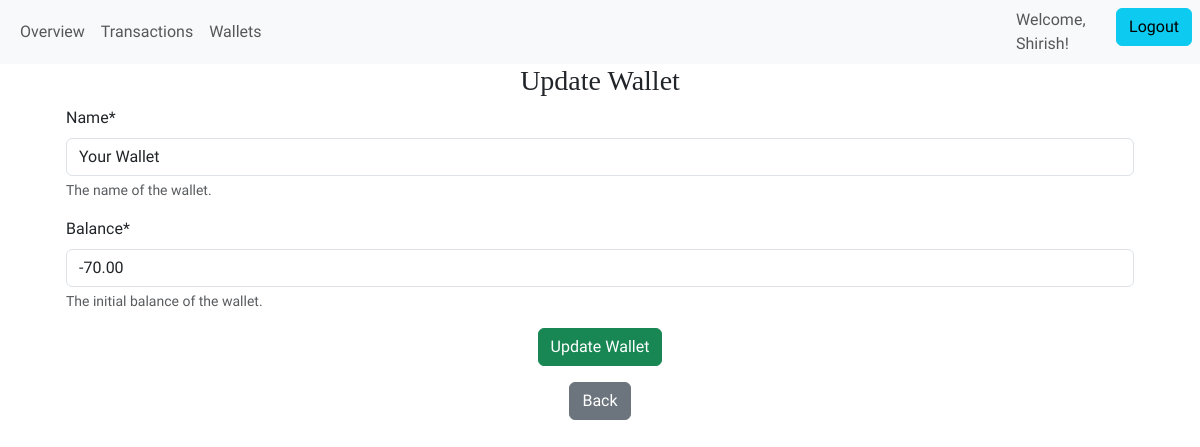
Page /personal/wallets/3/update (signed in) on the earlier database version.
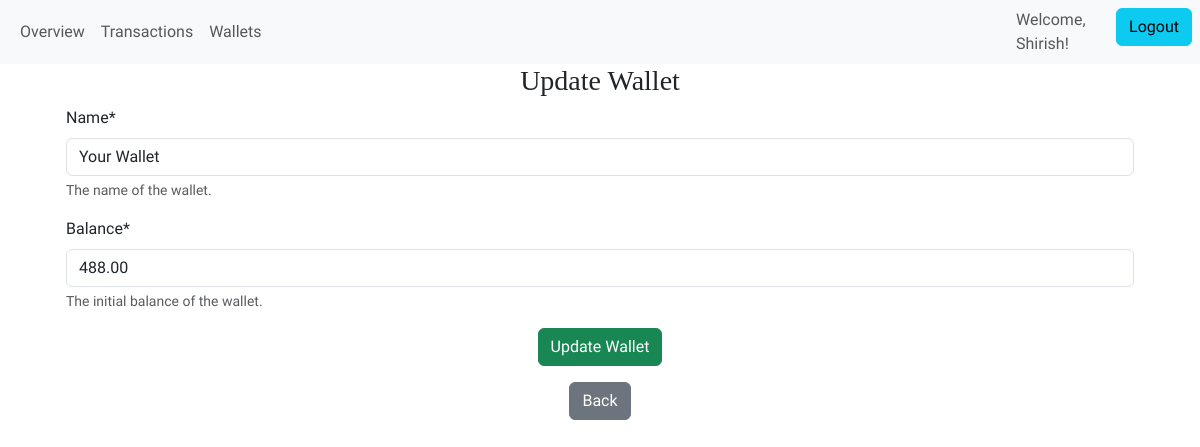
Same page on the later database version.
### expense_tracker/models.py (models this page shows, shortened)
class Wallet(models.Model):
    user = models.ForeignKey(
        User,
        on_delete=models.CASCADE,
        help_text="The user to whom the wallet belongs.",
    )  # Link to the user's account
    name = models.CharField(
        max_length=100,
        default="your bank account",
        help_text="The name of the wallet.",
    )  # Wallet name
    balance = models.DecimalField(
        max_digits=10,
        decimal_places=2,
        default=0.00,
        help_text="The initial balance of the wallet.",
    )  # Initial balance
    class Meta:
        unique_together = [("user", "name")]

### expense_tracker/views.py (the view)
class UpdateWallet(LoginRequiredMixin, UpdateView):
    model = Wallet
    form_class = UpdateWalletForm
    template_name = "expense_tracker/update_wallet.html"
    success_url = reverse_lazy(
        "list_wallet"
    )  # URL to redirect after successful update
    def get_form_kwargs(self):
        kwargs = super(UpdateWallet, self).get_form_kwargs()
        kwargs["user"] = self.request.user
        return kwargs

### expense_tracker/forms.py (shortened to what this page needs)
class UpdateWalletForm(forms.ModelForm):
    class Meta:
        model = Wallet
        exclude = ["user"]
    def __init__(self, *args, **kwargs):
        self.user = kwargs.pop("user", None)
        super(UpdateWalletForm, self).__init__(*args, **kwargs)

### expense_tracker/templates/expense_tracker/update_wallet.html (shortened to what this page needs)
{% extends "expense_tracker/personal_home.html" %}
{% load static %}
{% load crispy_forms_tags %}
{% block content%}
<div class="container text-center">
    <h3>Update Wallet</h3>
    <div class="container text-start ">
        <form method="post">
            {{ form | crispy }}
            <div class="text-center">
                <button type="submit" class="btn btn-success">Update Wallet</button>
            </div>
        </form>
        <div class="container text-center">
            <a href="{% url 'list_wallet' %}" class="btn btn-secondary  my-3" aria-label="back to list of wallets">Back</a>
        </div>
    </div>
</div>
{% endblock %}

### expense_tracker/templates/expense_tracker/personal_home.html (shortened to what this page needs)
{% extends "base.html" %}
{% load static %}
{% block navbar%}
<div class="container-fluid">
    <div class="collapse navbar-collapse" id="navbarSupportedContent">
        <ul class="navbar-nav  mb-2 mb-lg-0 ">
            <li class="nav-item">
                <a class="nav-link {% block overview %}{% endblock %}"
                    href="{% url 'overview' %}"  aria-label="overview" >Overview</a>
            </li>
        </ul>
        <ul class="navbar-nav  mb-2 mb-lg-0 ">
            <li class="nav-item">
                <a class="nav-link {% block transactions %}{% endblock %}"
                    href="{% url 'list_transaction' %}" aria-label="transactions">Transactions</a>
            </li>
        </ul>
        <ul class="navbar-nav  mb-2 mb-lg-0 ">
            <li class="nav-item">
                <a class="nav-link {% block wallets %}{% endblock %}"
                    href="{% url 'list_wallet' %}"  aria-label="wallets">Wallets</a>
            </li>
        </ul>
    </div>
</div>
<ul class="navbar-nav  mb-2 mb-lg-0 ">
    <li class="nav-item">
        <span class="navbar-text">
            Welcome, {{ user.username |title }}!
        </span>
    </li>
    <li class="nav-item">
        <form method="post" action="{% url 'logout' %}">
            <button type="submit" class="btn btn-info mx-2">Logout</button>
        </form>
    </li>
</ul>
{% endblock %}

### templates/base.html (shortened to what this page needs)
{% load static %}
<!DOCTYPE html>
<html lang="en">
<head>
    <link href="https://cdn.jsdelivr.net/npm/bootstrap@5.3.3/dist/css/bootstrap.min.css" rel="stylesheet"
>
    <link rel="stylesheet" href="{% static "expense_tracker/css/base.css" %}">
</head>
<body>
    <header>
        <nav class="navbar navbar-expand-lg bg-body-tertiary align-items-center justify-content-center">
            {% block navbar %}{% endblock %}
        </nav>
    </header>
    <main>
        <div class="container">
            {% block content %}{% endblock %}
        </div>
    </main>
</body>
</html>

### expense_tracker/static/expense_tracker/css/base.css (style rules this page uses)
:root { --font-source-sans: "Source Sans 3", sans-serif; --font-libre-baskerville: "Libre Baskerville", serif; }
body { font-family: var(--font-source-sans); }
*, *::before, *::after { box-sizing: border-box; }
h1, h2, h3 { font-family: var(--font-libre-baskerville); }
.navbar-nav .nav-link { position: relative; transition: all 0.3s ease-in-out; }

Differences in the rows shown:
changed Wallet "Your Wallet": balance "-70.00" → "488.00"
